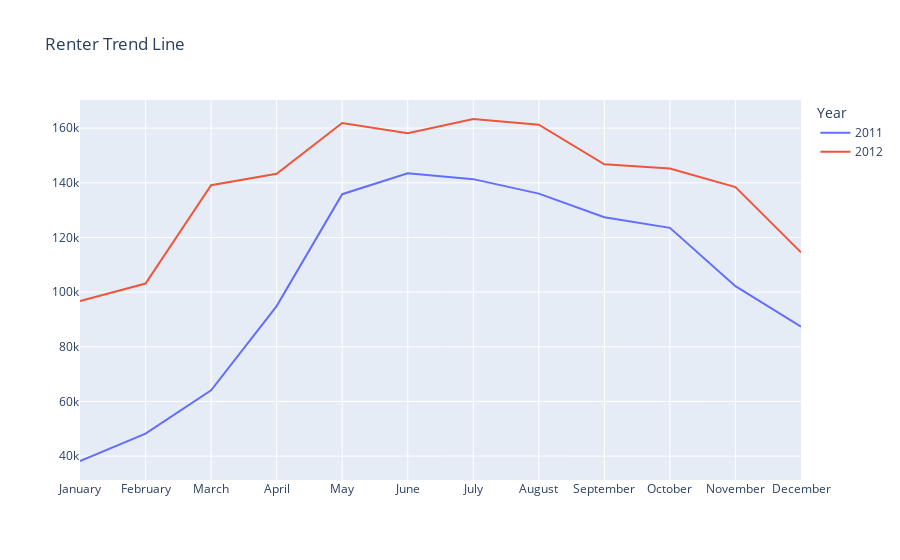

The notebook cell saved with this chart:
### Markdown cell above
### Pertanyaan 3: Bagaimana tren penyewaan sepeda setiap tahun?

### Code cell
line = px.line(data_frame=monthly_count,
                  x='Month', y='Count', color='Year',
                  title='Renter Trend Line')
line.update_layout(
  xaxis_title=None,
  yaxis_title=None,
)
line.show()

### Figure 1 — Plotly figure (JSON) as saved in the notebook; plotly's stock layout.template omitted (floating-point values rounded to 4 significant figures)
{"data": [{"hovertemplate": "Year=2011<br>Month=%{x}<br>Count=%{y}<extra></extra>", "legendgroup": "2011", "line": {"color": "#636efa", "dash": "solid"}, "marker": {"symbol": "circle"}, "mode": "lines", "name": "2011", "orientation": "v", "showlegend": true, "type": "scatter", "x": ["January", "February", "March", "April", "May", "June", "July", "August", "September", "October", "November", "December"], "xaxis": "x", "y": [38189, 48215, 64045, 94870, 135821, 143512, 141341, 136040, 127418, 123511, 102167, 87323], "yaxis": "y"}, {"hovertemplate": "Year=2012<br>Month=%{x}<br>Count=%{y}<extra></extra>", "legendgroup": "2012", "line": {"color": "#EF553B", "dash": "solid"}, "marker": {"symbol": "circle"}, "mode": "lines", "name": "2012", "orientation": "v", "showlegend": true, "type": "scatter", "x": ["January", "February", "March", "April", "May", "June", "July", "August", "September", "October", "November", "December"], "xaxis": "x", "y": [96744, 103137, 139097, 143267, 161896, 158157, 163345, 161241, 146769, 145245, 138423, 114538], "yaxis": "y"}], "layout": {"legend": {"title": {"text": "Year"}, "tracegroupgap": 0}, "title": {"text": "Renter Trend Line"}, "xaxis": {"anchor": "y", "domain": [0, 1], "title": {}}, "yaxis": {"anchor": "x", "domain": [0, 1], "title": {}}}}
